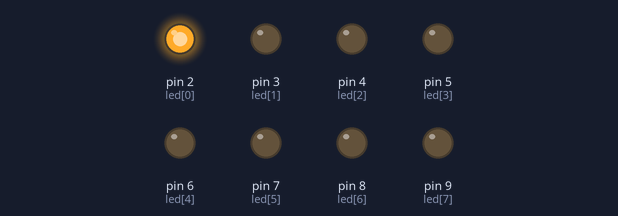
The sketch below on a simulated Arduino Uno, built with avr-gcc and run on an emulated ATmega328P. On the bench: output pins drawn as LEDs (lit = HIGH).

Above: at 0.05 s.
At 0.35 s:
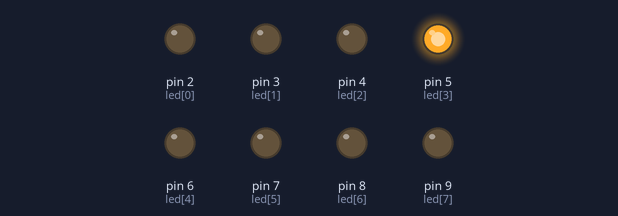
At 0.75 s:
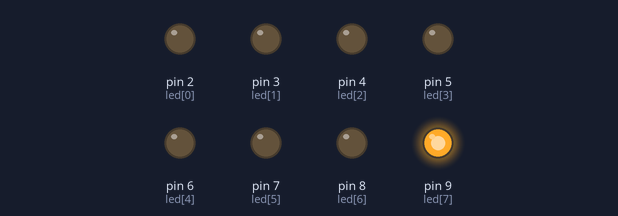
At 1.45 s:
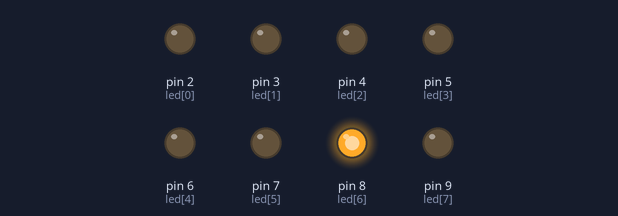
At 2.15 s:
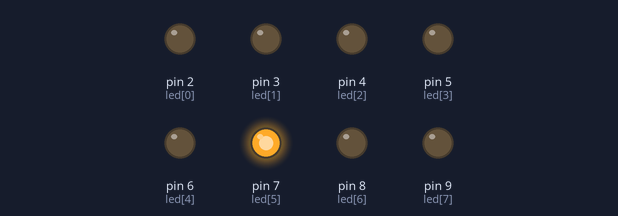
At 2.85 s:
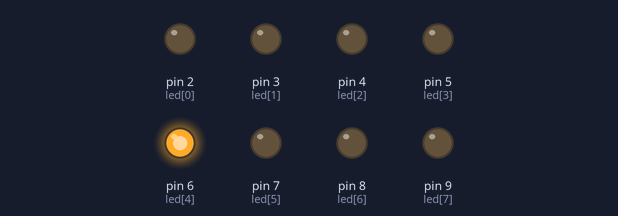
Timing chart, 0 to 3.1 s (numbered marks = the images above):
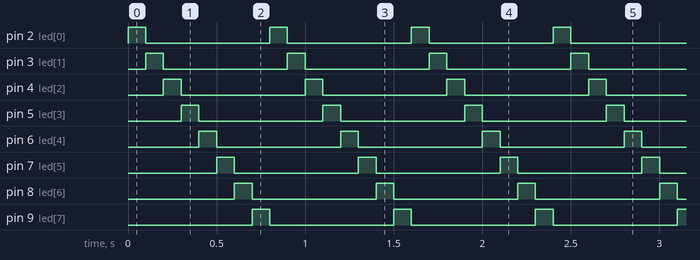

The sketch:

LED1_2_3_4_5_6_7_8_SHORTCUT.ino
```cpp
int led[]={2,3,4,5,6,7,8,9};
void setup() {
  for(int i=0; i<=7;i++){
    pinMode(led[i],OUTPUT);
  }
}

void loop() {
  for(int i=0; i<=7;i++){
    digitalWrite(led[i],HIGH);
    delay(100);
    digitalWrite(led[i],LOW);
  }
}
```

Measured:
- by itself, pin 2 (led[0]), pin 3 (led[1]), pin 4 (led[2]), pin 5 (led[3]), pin 6 (led[4]), pin 7 (led[5]), pin 8 (led[6]), pin 9 (led[7]): alternates HIGH for 0.10 s and LOW for 0.70 s
- by itself, everything shown: repeats every 0.80 s, in 8 steps
